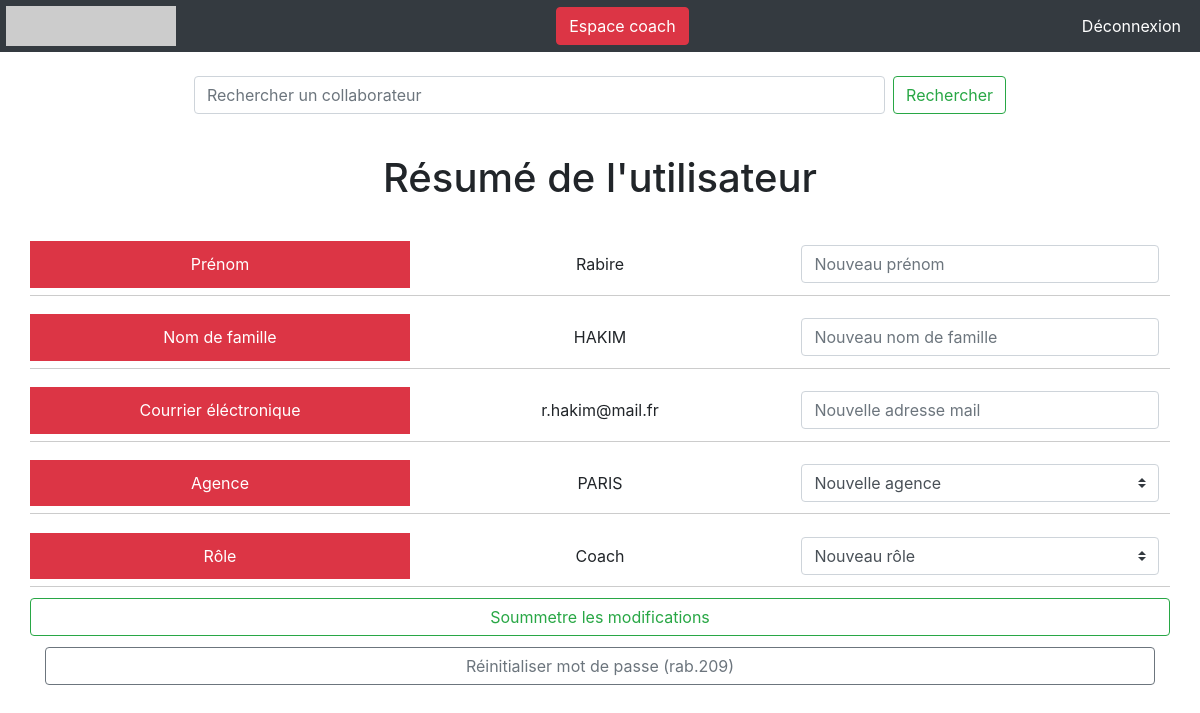
Screenshot of /public/user_gestion.php?userid=26 (signed in) with the database file from the repository.
### tables this page shows
CREATE TABLE `user_base` (
  `id` int(11) NOT NULL,
  `forename` varchar(255) NOT NULL,
  `lastname` varchar(255) NOT NULL,
  `username` varchar(255) NOT NULL,
  `password` varchar(255) NOT NULL,
  `isdefaultpassword` int(11) NOT NULL,
  `email` varchar(255) NOT NULL,
  `society_id` int(255) NOT NULL,
  `role_id` int(255) NOT NULL
);

CREATE TABLE `society_base` (
  `id` int(11) NOT NULL,
  `name` varchar(255) NOT NULL
);

CREATE TABLE `role_base` (
  `id` int(255) NOT NULL,
  `name` varchar(255) NOT NULL
);

### src/php/bootstrap.php (called while the page is built, shortened)
<?php
    function get_pdo (): PDO
    {
        return new PDO('mysql:host=localhost;dbname=inscription_sport', 'root', '', [
            PDO::ATTR_ERRMODE => PDO::ERRMODE_EXCEPTION,
            PDO::ATTR_DEFAULT_FETCH_MODE => PDO::FETCH_ASSOC
        ]);
    }
    function exec_sql_fetch ($sql): array {
        $pdo = get_pdo();
        $pdoStat = $pdo->prepare ($sql);
        $executeIsOK = $pdoStat->execute();
        $sql_answer = $pdoStat->fetchAll();
        return $sql_answer;
    }
?>

### public/user_gestion.php (the view, shortened to what this page needs)
<?php
    require '../views/header.php';
?>
<form class="form-inline" style="justify-content: center; padding: 2%;" action="user_gestion.php" method="GET">
    <input style="width: 60%;" class="form-control mr-sm-2" type="text" name="search" value="" placeholder="Rechercher un collaborateur">
    <button class="btn btn-outline-success my-2 my-sm-0" type="submit">Rechercher</button>
</form>
<?php
    if (isset($_GET['userid'])) {
        $searched_user_id = $_GET['userid'];
        $sql_get_userinfos = "SELECT u.id as u_id, u.forename as u_forename, u.lastname as u_lastname, u.email as u_email, s.name as s_name, r.name as r_name
                            FROM user_base u
                            INNER JOIN society_base s ON s.id = u.society_id
                            INNER JOIN role_base r ON r.id = u.role_id
                            WHERE u.id = '" . $searched_user_id . "'";
        $usersinfos = exec_sql_fetch($sql_get_userinfos);
        foreach ($usersinfos as $userinfos) {}
        $new_password = substr ( strtolower($userinfos['u_forename'] ) , 0, 3) . ".209";
?>
<div style="text-align: center;">
    <h1>Résumé de l'utilisateur</h1>
    <br>
    <div class="container">
        <div class="row" style="margin-bottom: 1%; border-bottom: 1px solid #CCC;">
            <div class="col-sm bg-danger text-white" style="padding: 1%; margin: auto;">
                Prénom
            </div>
            <div class="col-sm" style="padding: 1%; margin: auto;">
                <?= $userinfos['u_forename']; ?>
            </div>
            <div class="col-sm" style="padding: 1%;">
                <form style="margin: 0px;" style="justify-content: center; padding: 2%;" action="user_gestion.php?userid=<?= $_GET['userid']; ?>" method="POST">
                    <input class="form-control" type="text" name="new_forename" value="" placeholder="Nouveau prénom" >
            </div>
        </div>
        <div class="row" style="margin-bottom: 1%; border-bottom: 1px solid #CCC;">
            <div class="col-sm bg-danger text-white" style="padding: 1%; margin: auto;">
                Nom de famille
            </div>
            <div class="col-sm" style="padding: 1%; margin: auto;">
                <?= $userinfos['u_lastname']; ?>
            </div>
            <div class="col-sm" style="padding: 1%;">
                <input class="form-control" type="text" name="new_lastname" value="" placeholder="Nouveau nom de famille" >
            </div>
        </div>
        <div class="row" style="margin-bottom: 1%; border-bottom: 1px solid #CCC;">
            <div class="col-sm bg-danger text-white" style="padding: 1%; margin: auto;">
                Courrier éléctronique
            </div>
            <div class="col-sm" style="padding: 1%; margin: auto;">
                <?= $userinfos['u_email']; ?>
            </div>
            <div class="col-sm" style="padding: 1%;">
               <input class="form-control"  type="text" name="new_email" value="" placeholder="Nouvelle adresse mail" >
            </div>
        </div>
        <div class="row" style="margin-bottom: 1%; border-bottom: 1px solid #CCC;">
            <div class="col-sm bg-danger text-white" style="padding: 1%; margin: auto;">
                Agence
            </div>
            <div class="col-sm" style="padding: 1%; margin: auto;">
                <?= $userinfos['s_name']; ?>
            </div>
            <div class="col-sm" style="padding: 1%;">
                <select name="new_agence" class="custom-select" id="inputGroupSelect01">
                    <option selected>Nouvelle agence</option>
                </select>
            </div>
        </div>
        <div class="row" style="margin-bottom: 1%; border-bottom: 1px solid #CCC;">
            <div class="col-sm bg-danger text-white" style="padding: 1%; margin: auto;">
                Rôle
            </div>
            <div class="col-sm" style="padding: 1%; margin: auto;">
                <?= $userinfos['r_name']; ?>
            </div>
            <div class="col-sm" style="padding: 1%;">
                <select name="new_role" class="custom-select" id="r_name">
                    <option selected>Nouveau rôle</option>
                </select>
            </div>
        </div>
        <div class="row" style="margin-bottom: 1%;">
            <button style="width: 100%;" class="btn btn-outline-success" type="submit">Soummetre les modifications</button>
        </div>
        <form action="user_gestion.php?userid=<?= $_GET['userid']; ?>" method="POST">
                <button name="action" value="reset_pwd" style="width: 100%;" class="btn btn-outline-secondary" type="submit">Réinitialiser mot de passe (<?= $new_password ?>)</button>
            </form>
<?php }  ?>
</div>
</div>
<?php
    require '../views/footer.php';
?>

### rows the page displays
user_base: forename "Rabire", lastname "HAKIM", email "r.hakim@mail.fr", society_base.name "PARIS", role_base.name "Coach", forename "rab.209"
